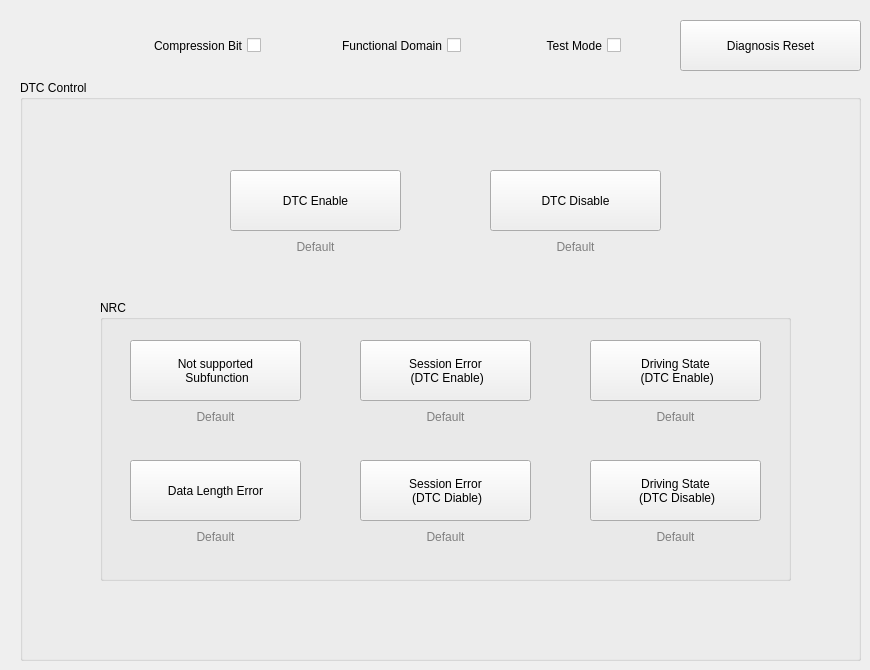
    <widget class="QWidget" name="diagnosis_dtc_cont">
     <attribute name="title">
      <string>DTC Control</string>
     </attribute>
     <widget class="QPushButton" name="btn_diag_reset_dtc_cont">
      <property name="geometry">
       <rect>
        <x>680</x>
        <y>20</y>
        <width>181</width>
        <height>51</height>
       </rect>
      </property>
      <property name="text">
       <string>Diagnosis Reset</string>
      </property>
     </widget>
     <widget class="QCheckBox" name="chkbox_diag_compression_bit_dtc_cont">
      <property name="geometry">
       <rect>
        <x>80</x>
        <y>30</y>
        <width>181</width>
        <height>31</height>
       </rect>
      </property>
      <property name="layoutDirection">
       <enum>Qt::RightToLeft</enum>
      </property>
      <property name="text">
       <string>Compression Bit</string>
      </property>
     </widget>
     <widget class="QGroupBox" name="dtc_cont_box">
      <property name="geometry">
       <rect>
        <x>20</x>
        <y>80</y>
        <width>841</width>
        <height>581</height>
       </rect>
      </property>
      <property name="title">
       <string>DTC Control</string>
      </property>
      <widget class="QGroupBox" name="dtc_cont_nrc_box">
       <property name="geometry">
        <rect>
         <x>80</x>
         <y>220</y>
         <width>691</width>
         <height>281</height>
        </rect>
       </property>
       <property name="title">
        <string>NRC</string>
       </property>
       <widget class="QPushButton" name="btn_dtc_cont_nrc_12">
        <property name="geometry">
         <rect>
          <x>30</x>
          <y>40</y>
          <width>171</width>
          <height>61</height>
         </rect>
        </property>
        <property name="text">
         <string>Not supported 
 Subfunction</string>
        </property>
       </widget>
       <widget class="QLabel" name="label_dtc_cont_nrc_12">
        <property name="geometry">
         <rect>
          <x>30</x>
          <y>110</y>
          <width>171</width>
          <height>20</height>
         </rect>
        </property>
        <property name="styleSheet">
         <string notr="true">color: gray</string>
        </property>
        <property name="text">
         <string>Default</string>
        </property>
        <property name="alignment">
         <set>Qt::AlignHCenter|Qt::AlignTop</set>
        </property>
       </widget>
       <widget class="QPushButton" name="btn_dtc_cont_nrc_13">
        <property name="geometry">
         <rect>
          <x>30</x>
          <y>160</y>
          <width>171</width>
          <height>61</height>
         </rect>
        </property>
        <property name="text">
         <string>Data Length Error</string>
        </property>
       </widget>
       <widget class="QLabel" name="label_dtc_cont_nrc_13">
        <property name="geometry">
         <rect>
          <x>30</x>
          <y>230</y>
          <width>171</width>
          <height>20</height>
         </rect>
        </property>
        <property name="styleSheet">
         <string notr="true">color: gray</string>
        </property>
        <property name="text">
         <string>Default</string>
        </property>
        <property name="alignment">
         <set>Qt::AlignHCenter|Qt::AlignTop</set>
        </property>
       </widget>
       <widget class="QPushButton" name="btn_dtc_cont_nrc_7f_en">
        <property name="geometry">
         <rect>
          <x>260</x>
          <y>40</y>
          <width>171</width>
          <height>61</height>
         </rect>
        </property>
        <property name="text">
         <string>Session Error 
 (DTC Enable)</string>
        </property>
       </widget>
       <widget class="QLabel" name="label_dtc_cont_nrc_7f_en">
        <property name="geometry">
         <rect>
          <x>260</x>
          <y>110</y>
          <width>171</width>
          <height>20</height>
         </rect>
        </property>
        <property name="styleSheet">
         <string notr="true">color: gray</string>
        </property>
        <property name="text">
         <string>Default</string>
        </property>
        <property name="alignment">
         <set>Qt::AlignHCenter|Qt::AlignTop</set>
        </property>
       </widget>
       <widget class="QLabel" name="label_dtc_cont_nrc_7f_dis">
        <property name="geometry">
         <rect>
          <x>260</x>
          <y>230</y>
          <width>171</width>
          <height>20</height>
         </rect>
        </property>
        <property name="styleSheet">
         <string notr="true">color: gray</string>
        </property>
        <property name="text">
         <string>Default</string>
        </property>
        <property name="alignment">
         <set>Qt::AlignHCenter|Qt::AlignTop</set>
        </property>
       </widget>
       <widget class="QPushButton" name="btn_dtc_cont_nrc_7f_dis">
        <property name="geometry">
         <rect>
          <x>260</x>
          <y>160</y>
          <width>171</width>
          <height>61</height>
         </rect>
        </property>
        <property name="text">
         <string>Session Error 
 (DTC Diable)</string>
        </property>
       </widget>
       <widget class="QLabel" name="label_dtc_cont_nrc_22_dis">
        <property name="geometry">
         <rect>
          <x>490</x>
          <y>230</y>
          <width>171</width>
          <height>20</height>
         </rect>
        </property>
        <property name="styleSheet">
         <string notr="true">color: gray</string>
        </property>
        <property name="text">
         <string>Default</string>
        </property>
        <property name="alignment">
         <set>Qt::AlignHCenter|Qt::AlignTop</set>
        </property>
       </widget>
       <widget class="QPushButton" name="btn_dtc_cont_nrc_22_dis">
        <property name="geometry">
         <rect>
          <x>490</x>
          <y>160</y>
          <width>171</width>
          <height>61</height>
         </rect>
        </property>
        <property name="text">
         <string>Driving State 
 (DTC Disable)</string>
        </property>
       </widget>
       <widget class="QLabel" name="label_dtc_cont_nrc_22_en">
        <property name="geometry">
         <rect>
          <x>490</x>
          <y>110</y>
          <width>171</width>
          <height>20</height>
         </rect>
        </property>
        <property name="styleSheet">
         <string notr="true">color: gray</string>
        </property>
        <property name="text">
         <string>Default</string>
        </property>
        <property name="alignment">
         <set>Qt::AlignHCenter|Qt::AlignTop</set>
        </property>
       </widget>
       <widget class="QPushButton" name="btn_dtc_cont_nrc_22_en">
        <property name="geometry">
         <rect>
          <x>490</x>
          <y>40</y>
          <width>171</width>
          <height>61</height>
         </rect>
        </property>
        <property name="text">
         <string>Driving State 
 (DTC Enable)</string>
        </property>
       </widget>
      </widget>
      <widget class="QLabel" name="label_dtc_cont_en">
       <property name="geometry">
        <rect>
         <x>190</x>
         <y>160</y>
         <width>211</width>
         <height>41</height>
        </rect>
       </property>
       <property name="styleSheet">
        <string notr="true">color: gray</string>
       </property>
       <property name="text">
        <string>Default</string>
       </property>
       <property name="alignment">
        <set>Qt::AlignHCenter|Qt::AlignTop</set>
       </property>
      </widget>
      <widget class="QPushButton" name="btn_dtc_cont_en">
       <property name="geometry">
        <rect>
         <x>210</x>
         <y>90</y>
         <width>171</width>
         <height>61</height>
        </rect>
       </property>
       <property name="text">
        <string>DTC Enable</string>
       </property>
      </widget>
      <widget class="QLabel" name="label_dtc_cont_dis">
       <property name="geometry">
        <rect>
         <x>450</x>
         <y>160</y>
         <width>211</width>
         <height>41</height>
        </rect>
       </property>
       <property name="styleSheet">
        <string notr="true">color: gray</string>
       </property>
       <property name="text">
        <string>Default</string>
       </property>
       <property name="alignment">
        <set>Qt::AlignHCenter|Qt::AlignTop</set>
       </property>
      </widget>
      <widget class="QPushButton" name="btn_dtc_cont_dis">
       <property name="geometry">
        <rect>
         <x>470</x>
         <y>90</y>
         <width>171</width>
         <height>61</height>
        </rect>
       </property>
       <property name="text">
        <string>DTC Disable</string>
       </property>
      </widget>
     </widget>
     <widget class="QCheckBox" name="chkbox_diag_functional_domain_dtc_cont">
      <property name="geometry">
       <rect>
        <x>280</x>
        <y>30</y>
        <width>181</width>
        <height>31</height>
       </rect>
      </property>
      <property name="layoutDirection">
       <enum>Qt::RightToLeft</enum>
      </property>
      <property name="text">
       <string>Functional Domain</string>
      </property>
     </widget>
     <widget class="QCheckBox" name="chkbox_diag_test_mode_dtc_cont">
      <property name="geometry">
       <rect>
        <x>480</x>
        <y>30</y>
        <width>141</width>
        <height>31</height>
       </rect>
      </property>
      <property name="layoutDirection">
       <enum>Qt::RightToLeft</enum>
      </property>
      <property name="text">
       <string>Test Mode</string>
      </property>
     </widget>
    </widget>
